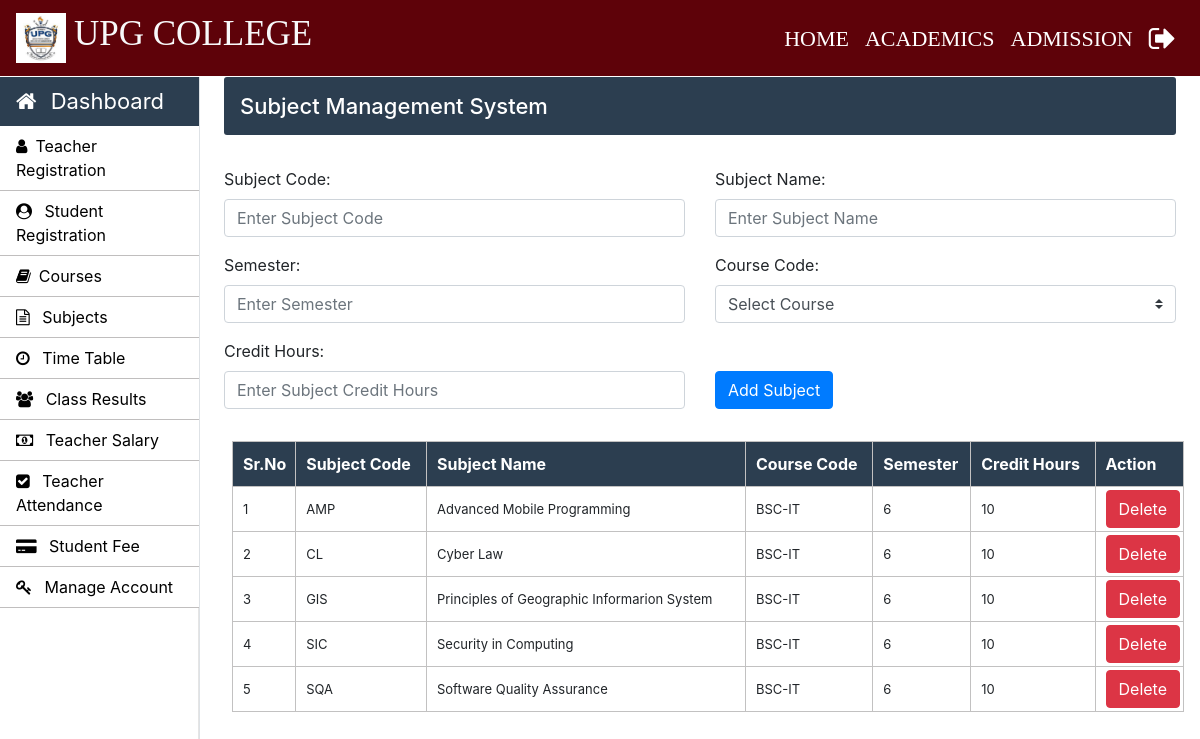
/Admin/subjects.php (signed in), run on the app's committed database.
### tables this page shows
CREATE TABLE `course_subjects` (
  `subject_code` varchar(10) NOT NULL,
  `subject_name` varchar(50) NOT NULL,
  `course_code` varchar(10) NOT NULL,
  `semester` int(10) NOT NULL,
  `credit_hours` int(5) NOT NULL
);

### Admin/subjects.php (the view, shortened to what this page needs)
<?php
		require_once "../connection/connection.php";
	?>
<!doctype html>
<html lang="en">
	<head>
	</head>
	<body>
		<?php include('../common/common-header.php') ?>
		<?php include('../common/admin-sidebar.php') ?>
		<main role="main" class="col-xl-10 col-lg-9 col-md-8 ml-sm-auto px-md-4 mb-2 w-100">
			<div class="sub-main">
				<div class="bar-margin text-center d-flex flex-wrap flex-md-nowrap pt-3 pb-2 mb-3 text-white admin-dashboard pl-3">
					<h4>Subject Management System </h4>
				</div>
				<div class="row">
					<div class="col-md-12">
						<form action="subjects.php" method="post">
							<div class="row mt-3">
								<div class="col-md-6">
									<div class="form-group">
										<label for="exampleInputEmail1">Subject Code: </label>
										<input type="text" name="subject_code" class="form-control" required placeholder="Enter Subject Code" required>
									</div>
								</div>
								<div class="col-md-6">
									<div class="form-group">
										<label for="exampleInputPassword1">Subject Name:</label>
										<input type	="text" name="subject_name" class="form-control" required placeholder="Enter Subject Name" required>
									</div>
								</div>
							</div>
							<div class="row">
								<div class="col-md-6">
									<div class="form-group">
										<label for="exampleInputPassword1">Semester:</label>
										<input type="text" name="semester" class="form-control" required placeholder="Enter Semester" required>
									</div>
								</div>
								<div class="col-md-6">
									<div class="form-group">
										<label for="exampleInputEmail1">Course Code:</label>
										<select class="browser-default custom-select" name="course_code">
											<option >Select Course</option>
										</select>
									</div>
								</div>
							</div>
							<div class="row">
								<div class="col-md-6">
									<div class="form-group">
										<label for="exampleInputPassword1">Credit Hours:</label>
										<input type="number" name="credit_hours" class="form-control"  placeholder="Enter Subject Credit Hours" required>
									</div>
								</div>
								<div class="col-md-6 mt-4">
									<div class="form-group pt-2">
										<input type="submit" name="sub" value="Add Subject" class="btn btn-primary">
									</div>
								</div>
							</div>
						</form>
					</div>
				</div>
				<div class="row">
					<div class="col-md-12 ml-2">
						<section class="mt-3">
							<table class="w-100 table-elements table-three-tr" cellpadding="3">
								<tr class="table-tr-head table-three text-white">
									<th>Sr.No</th>
									<th>Subject Code</th>
									<th>Subject Name</th>
									<th>Course Code</th>
									<th>Semester</th>
									<th>Credit Hours</th>
									<th>Action</th>
								</tr>
								<?php
									$sr=1;
									$query="select subject_code,subject_name,course_code,semester,credit_hours from course_subjects";
									$run=mysqli_query($con,$query);
									while($row=mysqli_fetch_array($run)) {
									echo	"<tr>";
									echo	"<td>".$sr++."</td>";
									echo	"<td>".$row['subject_code']."</td>";
									echo	"<td>".$row['subject_name']."</td>";
									echo	"<td>".$row['course_code']."</td>";
									echo	"<td>".$row['semester']."</td>";
									echo	"<td>".$row['credit_hours']."</td>";
									echo	"<td width='20'><a class='btn btn-danger' href=delete-function.php?subject_code=".$row['subject_code'].">Delete</a></td>";
									echo	"</tr>";
									}
								?>
							</table>
						</section>
					</div>
				</div>
			</div>
		</main>
	</body>
</html>

### Css/style.css (style rules this page uses)
h4 { font-size: 22px; }
.admin-dashboard { margin-top: 1px !important; background: #2c3e50 !important; border-radius: 3px; }
.table-elements tr, td, th { font-size: 13px; border: 1px solid rgb(194, 193, 193); padding-left: 10px !important; }
.table-three { background: #2c3e50 !important; }
.table-tr-head { height: 45px !important; padding: 10px !important; margin-top: 5px !important; }
.table-font-for-transcript td, th { font-size: 16px !important; }

### data on the page
course_subjects: subject_code "AMP", subject_name "Advanced Mobile Programming", course_code "BSC-IT", semester "6", credit_hours "10"
course_subjects: subject_code "CL", subject_name "Cyber Law", course_code "BSC-IT", semester "6", credit_hours "10"
course_subjects: subject_code "GIS", subject_name "Principles of Geographic Informarion System", course_code "BSC-IT", semester "6", credit_hours "10"
course_subjects: subject_code "SIC", subject_name "Security in Computing", course_code "BSC-IT", semester "6", credit_hours "10"
course_subjects: subject_code "SQA", subject_name "Software Quality Assurance", course_code "BSC-IT", semester "6", credit_hours "10"
